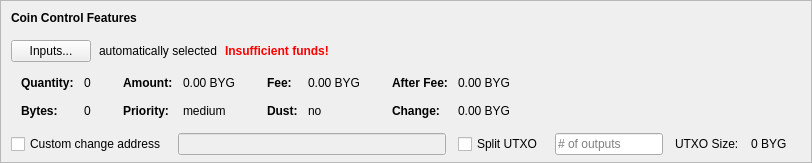
    <widget class="QFrame" name="frameCoinControl">
     <property name="sizePolicy">
      <sizepolicy hsizetype="Expanding" vsizetype="Expanding">
       <horstretch>0</horstretch>
       <verstretch>0</verstretch>
      </sizepolicy>
     </property>
     <property name="maximumSize">
      <size>
       <width>16777215</width>
       <height>16777215</height>
      </size>
     </property>
     <property name="frameShape">
      <enum>QFrame::StyledPanel</enum>
     </property>
     <property name="frameShadow">
      <enum>QFrame::Sunken</enum>
     </property>
     <layout class="QVBoxLayout" name="verticalLayoutCoinControl2">
      <property name="spacing">
       <number>0</number>
      </property>
      <property name="leftMargin">
       <number>0</number>
      </property>
      <property name="topMargin">
       <number>0</number>
      </property>
      <property name="rightMargin">
       <number>0</number>
      </property>
      <property name="bottomMargin">
       <number>6</number>
      </property>
      <item>
       <layout class="QVBoxLayout" name="verticalLayoutCoinControl" stretch="0,0,0,0,1">
        <property name="spacing">
         <number>0</number>
        </property>
        <property name="leftMargin">
         <number>10</number>
        </property>
        <property name="topMargin">
         <number>10</number>
        </property>
        <item>
         <layout class="QHBoxLayout" name="horizontalLayoutCoinControl1">
          <property name="bottomMargin">
           <number>15</number>
          </property>
          <item>
           <widget class="QLabel" name="labelCoinControlFeatures">
            <property name="sizePolicy">
             <sizepolicy hsizetype="Preferred" vsizetype="Maximum">
              <horstretch>0</horstretch>
              <verstretch>0</verstretch>
             </sizepolicy>
            </property>
            <property name="font">
             <font>
              <weight>75</weight>
              <bold>true</bold>
             </font>
            </property>
            <property name="styleSheet">
             <string notr="true">font-weight:bold;</string>
            </property>
            <property name="text">
             <string>Coin Control Features</string>
            </property>
           </widget>
          </item>
         </layout>
        </item>
        <item>
         <layout class="QHBoxLayout" name="horizontalLayoutCoinControl2" stretch="0,0,0,0">
          <property name="spacing">
           <number>8</number>
          </property>
          <property name="bottomMargin">
           <number>10</number>
          </property>
          <item>
           <widget class="QPushButton" name="pushButtonCoinControl">
            <property name="styleSheet">
             <string notr="true"/>
            </property>
            <property name="text">
             <string>Inputs...</string>
            </property>
            <property name="autoDefault">
             <bool>false</bool>
            </property>
           </widget>
          </item>
          <item>
           <widget class="QLabel" name="labelCoinControlAutomaticallySelected">
            <property name="text">
             <string>automatically selected</string>
            </property>
            <property name="margin">
             <number>5</number>
            </property>
           </widget>
          </item>
          <item>
           <widget class="QLabel" name="labelCoinControlInsuffFunds">
            <property name="font">
             <font>
              <weight>75</weight>
              <bold>true</bold>
             </font>
            </property>
            <property name="styleSheet">
             <string notr="true">color:red;font-weight:bold;</string>
            </property>
            <property name="text">
             <string>Insufficient funds!</string>
            </property>
            <property name="margin">
             <number>5</number>
            </property>
           </widget>
          </item>
          <item>
           <spacer name="horizontalSpacerCoinControl">
            <property name="orientation">
             <enum>Qt::Horizontal</enum>
            </property>
            <property name="sizeHint" stdset="0">
             <size>
              <width>40</width>
              <height>1</height>
             </size>
            </property>
           </spacer>
          </item>
         </layout>
        </item>
        <item>
         <widget class="QWidget" name="widgetCoinControl" native="true">
          <property name="sizePolicy">
           <sizepolicy hsizetype="Preferred" vsizetype="Preferred">
            <horstretch>0</horstretch>
            <verstretch>0</verstretch>
           </sizepolicy>
          </property>
          <property name="minimumSize">
           <size>
            <width>0</width>
            <height>0</height>
           </size>
          </property>
          <property name="styleSheet">
           <string notr="true"/>
          </property>
          <layout class="QHBoxLayout" name="horizontalLayoutCoinControl5">
           <property name="leftMargin">
            <number>0</number>
           </property>
           <property name="topMargin">
            <number>0</number>
           </property>
           <property name="rightMargin">
            <number>0</number>
           </property>
           <property name="bottomMargin">
            <number>0</number>
           </property>
           <item>
            <layout class="QHBoxLayout" name="horizontalLayoutCoinControl3" stretch="0,0,0,1">
             <property name="spacing">
              <number>20</number>
             </property>
             <property name="topMargin">
              <number>0</number>
             </property>
             <property name="bottomMargin">
              <number>10</number>
             </property>
             <item>
              <layout class="QFormLayout" name="formLayoutCoinControl1">
               <property name="horizontalSpacing">
                <number>10</number>
               </property>
               <property name="verticalSpacing">
                <number>14</number>
               </property>
               <property name="leftMargin">
                <number>10</number>
               </property>
               <property name="topMargin">
                <number>4</number>
               </property>
               <property name="rightMargin">
                <number>6</number>
               </property>
               <item row="0" column="0">
                <widget class="QLabel" name="labelCoinControlQuantityText">
                 <property name="font">
                  <font>
                   <weight>75</weight>
                   <bold>true</bold>
                  </font>
                 </property>
                 <property name="text">
                  <string>Quantity:</string>
                 </property>
                 <property name="margin">
                  <number>0</number>
                 </property>
                </widget>
               </item>
               <item row="0" column="1">
                <widget class="QLabel" name="labelCoinControlQuantity">
                 <property name="cursor">
                  <cursorShape>IBeamCursor</cursorShape>
                 </property>
                 <property name="contextMenuPolicy">
                  <enum>Qt::ActionsContextMenu</enum>
                 </property>
                 <property name="text">
                  <string notr="true">0</string>
                 </property>
                 <property name="margin">
                  <number>0</number>
                 </property>
                 <property name="textInteractionFlags">
                  <set>Qt::LinksAccessibleByMouse|Qt::TextSelectableByKeyboard|Qt::TextSelectableByMouse</set>
                 </property>
                </widget>
               </item>
               <item row="1" column="0">
                <widget class="QLabel" name="labelCoinControlBytesText">
                 <property name="font">
                  <font>
                   <weight>75</weight>
                   <bold>true</bold>
                  </font>
                 </property>
                 <property name="text">
                  <string>Bytes:</string>
                 </property>
                </widget>
               </item>
               <item row="1" column="1">
                <widget class="QLabel" name="labelCoinControlBytes">
                 <property name="cursor">
                  <cursorShape>IBeamCursor</cursorShape>
                 </property>
                 <property name="contextMenuPolicy">
                  <enum>Qt::ActionsContextMenu</enum>
                 </property>
                 <property name="text">
                  <string notr="true">0</string>
                 </property>
                 <property name="textInteractionFlags">
                  <set>Qt::LinksAccessibleByMouse|Qt::TextSelectableByKeyboard|Qt::TextSelectableByMouse</set>
                 </property>
                </widget>
               </item>
              </layout>
             </item>
             <item>
              <layout class="QFormLayout" name="formLayoutCoinControl2">
               <property name="horizontalSpacing">
                <number>10</number>
               </property>
               <property name="verticalSpacing">
                <number>14</number>
               </property>
               <property name="leftMargin">
                <number>6</number>
               </property>
               <property name="topMargin">
                <number>4</number>
               </property>
               <property name="rightMargin">
                <number>6</number>
               </property>
               <item row="0" column="0">
                <widget class="QLabel" name="labelCoinControlAmountText">
                 <property name="font">
                  <font>
                   <weight>75</weight>
                   <bold>true</bold>
                  </font>
                 </property>
                 <property name="text">
                  <string>Amount:</string>
                 </property>
                 <property name="margin">
                  <number>0</number>
                 </property>
                </widget>
               </item>
               <item row="0" column="1">
                <widget class="QLabel" name="labelCoinControlAmount">
                 <property name="cursor">
                  <cursorShape>IBeamCursor</cursorShape>
                 </property>
                 <property name="contextMenuPolicy">
                  <enum>Qt::ActionsContextMenu</enum>
                 </property>
                 <property name="text">
                  <string notr="true">0.00 BYG</string>
                 </property>
                 <property name="textInteractionFlags">
                  <set>Qt::LinksAccessibleByMouse|Qt::TextSelectableByKeyboard|Qt::TextSelectableByMouse</set>
                 </property>
                </widget>
               </item>
               <item row="1" column="0">
                <widget class="QLabel" name="labelCoinControlPriorityText">
                 <property name="font">
                  <font>
                   <weight>75</weight>
                   <bold>true</bold>
                  </font>
                 </property>
                 <property name="text">
                  <string>Priority:</string>
                 </property>
                </widget>
               </item>
               <item row="1" column="1">
                <widget class="QLabel" name="labelCoinControlPriority">
                 <property name="cursor">
                  <cursorShape>IBeamCursor</cursorShape>
                 </property>
                 <property name="contextMenuPolicy">
                  <enum>Qt::ActionsContextMenu</enum>
                 </property>
                 <property name="text">
                  <string>medium</string>
                 </property>
                 <property name="textInteractionFlags">
                  <set>Qt::LinksAccessibleByMouse|Qt::TextSelectableByKeyboard|Qt::TextSelectableByMouse</set>
                 </property>
                </widget>
               </item>
              </layout>
             </item>
             <item>
              <layout class="QFormLayout" name="formLayoutCoinControl3">
               <property name="horizontalSpacing">
                <number>10</number>
               </property>
               <property name="verticalSpacing">
                <number>14</number>
               </property>
               <property name="leftMargin">
                <number>6</number>
               </property>
               <property name="topMargin">
                <number>4</number>
               </property>
               <property name="rightMargin">
                <number>6</number>
               </property>
               <item row="0" column="0">
                <widget class="QLabel" name="labelCoinControlFeeText">
                 <property name="font">
                  <font>
                   <weight>75</weight>
                   <bold>true</bold>
                  </font>
                 </property>
                 <property name="text">
                  <string>Fee:</string>
                 </property>
                 <property name="margin">
                  <number>0</number>
                 </property>
                </widget>
               </item>
               <item row="0" column="1">
                <widget class="QLabel" name="labelCoinControlFee">
                 <property name="cursor">
                  <cursorShape>IBeamCursor</cursorShape>
                 </property>
                 <property name="contextMenuPolicy">
                  <enum>Qt::ActionsContextMenu</enum>
                 </property>
                 <property name="text">
                  <string notr="true">0.00 BYG</string>
                 </property>
                 <property name="textInteractionFlags">
                  <set>Qt::LinksAccessibleByMouse|Qt::TextSelectableByKeyboard|Qt::TextSelectableByMouse</set>
                 </property>
                </widget>
               </item>
               <item row="1" column="0">
                <widget class="QLabel" name="labelCoinControlLowOutputText">
                 <property name="font">
                  <font>
                   <weight>75</weight>
                   <bold>true</bold>
                  </font>
                 </property>
                 <property name="text">
                  <string>Dust:</string>
                 </property>
                </widget>
               </item>
               <item row="1" column="1">
                <widget class="QLabel" name="labelCoinControlLowOutput">
                 <property name="cursor">
                  <cursorShape>IBeamCursor</cursorShape>
                 </property>
                 <property name="contextMenuPolicy">
                  <enum>Qt::ActionsContextMenu</enum>
                 </property>
                 <property name="text">
                  <string>no</string>
                 </property>
                 <property name="textInteractionFlags">
                  <set>Qt::LinksAccessibleByMouse|Qt::TextSelectableByKeyboard|Qt::TextSelectableByMouse</set>
                 </property>
                </widget>
               </item>
              </layout>
             </item>
             <item>
              <layout class="QFormLayout" name="formLayoutCoinControl4">
               <property name="horizontalSpacing">
                <number>10</number>
               </property>
               <property name="verticalSpacing">
                <number>14</number>
               </property>
               <property name="leftMargin">
                <number>6</number>
               </property>
               <property name="topMargin">
                <number>4</number>
               </property>
               <property name="rightMargin">
                <number>6</number>
               </property>
               <item row="0" column="0">
                <widget class="QLabel" name="labelCoinControlAfterFeeText">
                 <property name="font">
                  <font>
                   <weight>75</weight>
                   <bold>true</bold>
                  </font>
                 </property>
                 <property name="text">
                  <string>After Fee:</string>
                 </property>
                 <property name="margin">
                  <number>0</number>
                 </property>
                </widget>
               </item>
               <item row="0" column="1">
                <widget class="QLabel" name="labelCoinControlAfterFee">
                 <property name="cursor">
                  <cursorShape>IBeamCursor</cursorShape>
                 </property>
                 <property name="contextMenuPolicy">
                  <enum>Qt::ActionsContextMenu</enum>
                 </property>
                 <property name="text">
                  <string notr="true">0.00 BYG</string>
                 </property>
                 <property name="textInteractionFlags">
                  <set>Qt::LinksAccessibleByMouse|Qt::TextSelectableByKeyboard|Qt::TextSelectableByMouse</set>
                 </property>
                </widget>
               </item>
               <item row="1" column="0">
                <widget class="QLabel" name="labelCoinControlChangeText">
                 <property name="font">
                  <font>
                   <weight>75</weight>
                   <bold>true</bold>
                  </font>
                 </property>
                 <property name="text">
                  <string>Change:</string>
                 </property>
                </widget>
               </item>
               <item row="1" column="1">
                <widget class="QLabel" name="labelCoinControlChange">
                 <property name="cursor">
                  <cursorShape>IBeamCursor</cursorShape>
                 </property>
                 <property name="contextMenuPolicy">
                  <enum>Qt::ActionsContextMenu</enum>
                 </property>
                 <property name="text">
                  <string notr="true">0.00 BYG</string>
                 </property>
                 <property name="textInteractionFlags">
                  <set>Qt::LinksAccessibleByMouse|Qt::TextSelectableByKeyboard|Qt::TextSelectableByMouse</set>
                 </property>
                </widget>
               </item>
              </layout>
             </item>
            </layout>
           </item>
          </layout>
         </widget>
        </item>
        <item>
         <layout class="QHBoxLayout" name="horizontalLayoutCoinControl4" stretch="0,0,0,0,0,0,0">
          <property name="spacing">
           <number>12</number>
          </property>
          <property name="sizeConstraint">
           <enum>QLayout::SetDefaultConstraint</enum>
          </property>
          <property name="topMargin">
           <number>5</number>
          </property>
          <property name="rightMargin">
           <number>5</number>
          </property>
          <item>
           <widget class="QCheckBox" name="checkBoxCoinControlChange">
            <property name="toolTip">
             <string>If this is activated, but the change address is empty or invalid, change will be sent to a newly generated address.</string>
            </property>
            <property name="text">
             <string>Custom change address</string>
            </property>
           </widget>
          </item>
          <item>
           <widget class="QValidatedLineEdit" name="lineEditCoinControlChange">
            <property name="enabled">
             <bool>false</bool>
            </property>
            <property name="sizePolicy">
             <sizepolicy hsizetype="Expanding" vsizetype="Fixed">
              <horstretch>0</horstretch>
              <verstretch>0</verstretch>
             </sizepolicy>
            </property>
           </widget>
          </item>
          <item>
           <widget class="QCheckBox" name="splitBlockCheckBox">
            <property name="text">
             <string>Split UTXO</string>
            </property>
           </widget>
          </item>
          <item>
           <widget class="QLineEdit" name="splitBlockLineEdit">
            <property name="sizePolicy">
             <sizepolicy hsizetype="Fixed" vsizetype="Fixed">
              <horstretch>50</horstretch>
              <verstretch>0</verstretch>
             </sizepolicy>
            </property>
            <property name="placeholderText">
             <string># of outputs</string>
            </property>
           </widget>
          </item>
          <item>
           <widget class="QLabel" name="labelBlockSizeText">
            <property name="text">
             <string>UTXO Size:</string>
            </property>
           </widget>
          </item>
          <item>
           <widget class="QLabel" name="labelBlockSize">
            <property name="text">
             <string>0 BYG</string>
            </property>
           </widget>
          </item>
          <item>
           <widget class="QLabel" name="labelCoinControlChangeLabel">
            <property name="sizePolicy">
             <sizepolicy hsizetype="Preferred" vsizetype="Expanding">
              <horstretch>0</horstretch>
              <verstretch>0</verstretch>
             </sizepolicy>
            </property>
            <property name="minimumSize">
             <size>
              <width>0</width>
              <height>0</height>
             </size>
            </property>
            <property name="text">
             <string/>
            </property>
            <property name="margin">
             <number>3</number>
            </property>
           </widget>
          </item>
         </layout>
        </item>
        <item>
         <spacer name="verticalSpacerCoinControl">
          <property name="orientation">
           <enum>Qt::Vertical</enum>
          </property>
          <property name="sizeHint" stdset="0">
           <size>
            <width>800</width>
            <height>1</height>
           </size>
          </property>
         </spacer>
        </item>
       </layout>
      </item>
     </layout>
    </widget>
